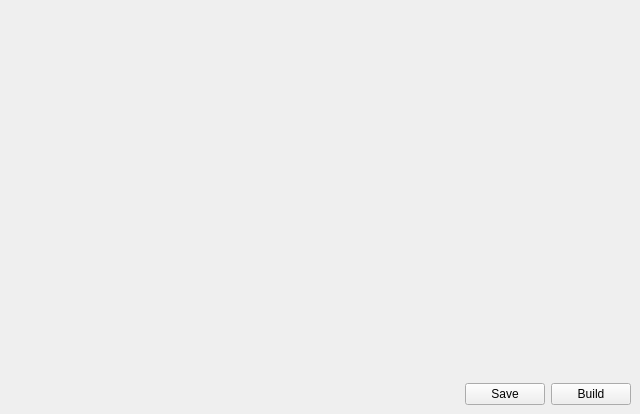
<?xml version="1.0" encoding="UTF-8"?>
<ui version="4.0">
 <class>EditorWidget</class>
 <widget class="QDockWidget" name="EditorWidget">
  <property name="geometry">
   <rect>
    <x>0</x>
    <y>0</y>
    <width>640</width>
    <height>414</height>
   </rect>
  </property>
  <property name="sizePolicy">
   <sizepolicy hsizetype="Maximum" vsizetype="Preferred">
    <horstretch>0</horstretch>
    <verstretch>0</verstretch>
   </sizepolicy>
  </property>
  <property name="minimumSize">
   <size>
    <width>640</width>
    <height>88</height>
   </size>
  </property>
  <property name="styleSheet">
   <string notr="true"/>
  </property>
  <property name="floating">
   <bool>false</bool>
  </property>
  <property name="features">
   <set>QDockWidget::DockWidgetFloatable|QDockWidget::DockWidgetMovable</set>
  </property>
  <property name="windowTitle">
   <string>Editor</string>
  </property>
  <widget class="QWidget" name="dockWidgetContents">
   <property name="styleSheet">
    <string notr="true"/>
   </property>
   <layout class="QVBoxLayout" name="verticalLayout">
    <item>
     <widget class="QToolBox" name="tab">
      <property name="font">
       <font>
        <pointsize>10</pointsize>
       </font>
      </property>
      <property name="styleSheet">
       <string notr="true"/>
      </property>
     </widget>
    </item>
    <item>
     <layout class="QHBoxLayout" name="horizontalLayout_2">
      <item>
       <spacer name="horizontalSpacer">
        <property name="orientation">
         <enum>Qt::Horizontal</enum>
        </property>
        <property name="sizeHint" stdset="0">
         <size>
          <width>40</width>
          <height>20</height>
         </size>
        </property>
       </spacer>
      </item>
      <item>
       <widget class="QPushButton" name="saveButton">
        <property name="text">
         <string>Save</string>
        </property>
       </widget>
      </item>
      <item>
       <widget class="QPushButton" name="buildButton">
        <property name="text">
         <string>Build</string>
        </property>
       </widget>
      </item>
     </layout>
    </item>
   </layout>
  </widget>
 </widget>
 <resources/>
 <connections/>
</ui>
